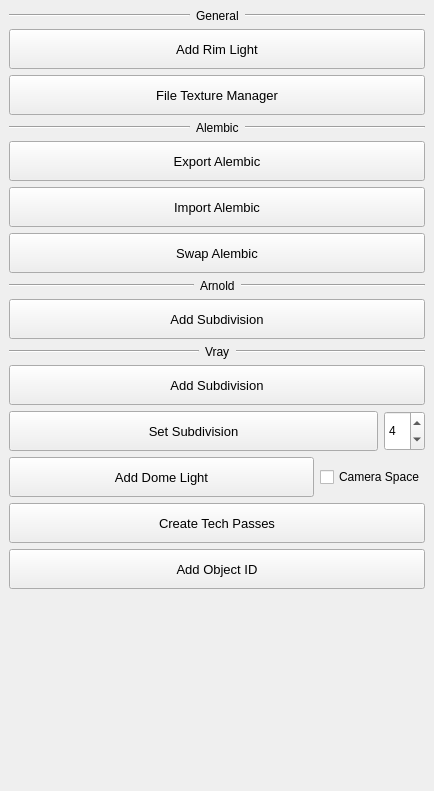
<?xml version="1.0" encoding="UTF-8"?>
<ui version="4.0">
 <class>tappLighting_MainWindow</class>
 <widget class="QMainWindow" name="tappLighting_MainWindow">
  <property name="geometry">
   <rect>
    <x>0</x>
    <y>0</y>
    <width>434</width>
    <height>791</height>
   </rect>
  </property>
  <property name="windowTitle">
   <string>Tapp Lighting</string>
  </property>
  <widget class="QWidget" name="centralwidget">
   <layout class="QVBoxLayout" name="verticalLayout">
    <item>
     <layout class="QHBoxLayout" name="horizontalLayout_6">
      <item>
       <widget class="Line" name="line_3">
        <property name="sizePolicy">
         <sizepolicy hsizetype="Expanding" vsizetype="Fixed">
          <horstretch>0</horstretch>
          <verstretch>0</verstretch>
         </sizepolicy>
        </property>
        <property name="orientation">
         <enum>Qt::Horizontal</enum>
        </property>
       </widget>
      </item>
      <item>
       <widget class="QLabel" name="label_2">
        <property name="text">
         <string>General</string>
        </property>
        <property name="scaledContents">
         <bool>false</bool>
        </property>
       </widget>
      </item>
      <item>
       <widget class="Line" name="line_4">
        <property name="sizePolicy">
         <sizepolicy hsizetype="Expanding" vsizetype="Fixed">
          <horstretch>0</horstretch>
          <verstretch>0</verstretch>
         </sizepolicy>
        </property>
        <property name="orientation">
         <enum>Qt::Horizontal</enum>
        </property>
       </widget>
      </item>
     </layout>
    </item>
    <item>
     <widget class="QPushButton" name="addRimLight_pushButton">
      <property name="sizePolicy">
       <sizepolicy hsizetype="Expanding" vsizetype="Preferred">
        <horstretch>0</horstretch>
        <verstretch>0</verstretch>
       </sizepolicy>
      </property>
      <property name="minimumSize">
       <size>
        <width>0</width>
        <height>40</height>
       </size>
      </property>
      <property name="font">
       <font>
        <pointsize>10</pointsize>
        <weight>50</weight>
        <bold>false</bold>
       </font>
      </property>
      <property name="text">
       <string>Add Rim Light</string>
      </property>
     </widget>
    </item>
    <item>
     <widget class="QPushButton" name="fileTextureManager_pushButton">
      <property name="sizePolicy">
       <sizepolicy hsizetype="Expanding" vsizetype="Preferred">
        <horstretch>0</horstretch>
        <verstretch>0</verstretch>
       </sizepolicy>
      </property>
      <property name="minimumSize">
       <size>
        <width>0</width>
        <height>40</height>
       </size>
      </property>
      <property name="font">
       <font>
        <pointsize>10</pointsize>
        <weight>50</weight>
        <bold>false</bold>
       </font>
      </property>
      <property name="text">
       <string>File Texture Manager</string>
      </property>
     </widget>
    </item>
    <item>
     <layout class="QHBoxLayout" name="horizontalLayout_5">
      <item>
       <widget class="Line" name="line">
        <property name="sizePolicy">
         <sizepolicy hsizetype="Expanding" vsizetype="Fixed">
          <horstretch>0</horstretch>
          <verstretch>0</verstretch>
         </sizepolicy>
        </property>
        <property name="orientation">
         <enum>Qt::Horizontal</enum>
        </property>
       </widget>
      </item>
      <item>
       <widget class="QLabel" name="label">
        <property name="text">
         <string>Alembic</string>
        </property>
        <property name="scaledContents">
         <bool>false</bool>
        </property>
       </widget>
      </item>
      <item>
       <widget class="Line" name="line_2">
        <property name="sizePolicy">
         <sizepolicy hsizetype="Expanding" vsizetype="Fixed">
          <horstretch>0</horstretch>
          <verstretch>0</verstretch>
         </sizepolicy>
        </property>
        <property name="orientation">
         <enum>Qt::Horizontal</enum>
        </property>
       </widget>
      </item>
     </layout>
    </item>
    <item>
     <widget class="QPushButton" name="exportAlembic_pushButton">
      <property name="sizePolicy">
       <sizepolicy hsizetype="Expanding" vsizetype="Preferred">
        <horstretch>0</horstretch>
        <verstretch>0</verstretch>
       </sizepolicy>
      </property>
      <property name="minimumSize">
       <size>
        <width>0</width>
        <height>40</height>
       </size>
      </property>
      <property name="font">
       <font>
        <pointsize>10</pointsize>
        <weight>50</weight>
        <bold>false</bold>
       </font>
      </property>
      <property name="text">
       <string>Export Alembic</string>
      </property>
     </widget>
    </item>
    <item>
     <widget class="QPushButton" name="importAlembic_pushButton">
      <property name="sizePolicy">
       <sizepolicy hsizetype="Expanding" vsizetype="Preferred">
        <horstretch>0</horstretch>
        <verstretch>0</verstretch>
       </sizepolicy>
      </property>
      <property name="minimumSize">
       <size>
        <width>0</width>
        <height>40</height>
       </size>
      </property>
      <property name="font">
       <font>
        <pointsize>10</pointsize>
        <weight>50</weight>
        <bold>false</bold>
       </font>
      </property>
      <property name="text">
       <string>Import Alembic</string>
      </property>
     </widget>
    </item>
    <item>
     <widget class="QPushButton" name="swapAlembic_pushButton">
      <property name="sizePolicy">
       <sizepolicy hsizetype="Expanding" vsizetype="Preferred">
        <horstretch>0</horstretch>
        <verstretch>0</verstretch>
       </sizepolicy>
      </property>
      <property name="minimumSize">
       <size>
        <width>0</width>
        <height>40</height>
       </size>
      </property>
      <property name="font">
       <font>
        <pointsize>10</pointsize>
        <weight>50</weight>
        <bold>false</bold>
       </font>
      </property>
      <property name="text">
       <string>Swap Alembic</string>
      </property>
     </widget>
    </item>
    <item>
     <layout class="QHBoxLayout" name="horizontalLayout_8">
      <item>
       <widget class="Line" name="line_7">
        <property name="sizePolicy">
         <sizepolicy hsizetype="Expanding" vsizetype="Fixed">
          <horstretch>0</horstretch>
          <verstretch>0</verstretch>
         </sizepolicy>
        </property>
        <property name="orientation">
         <enum>Qt::Horizontal</enum>
        </property>
       </widget>
      </item>
      <item>
       <widget class="QLabel" name="label_4">
        <property name="text">
         <string>Arnold</string>
        </property>
        <property name="scaledContents">
         <bool>false</bool>
        </property>
       </widget>
      </item>
      <item>
       <widget class="Line" name="line_8">
        <property name="sizePolicy">
         <sizepolicy hsizetype="Expanding" vsizetype="Fixed">
          <horstretch>0</horstretch>
          <verstretch>0</verstretch>
         </sizepolicy>
        </property>
        <property name="orientation">
         <enum>Qt::Horizontal</enum>
        </property>
       </widget>
      </item>
     </layout>
    </item>
    <item>
     <widget class="QPushButton" name="arnold_addSubdivision_pushButton">
      <property name="sizePolicy">
       <sizepolicy hsizetype="Expanding" vsizetype="Preferred">
        <horstretch>0</horstretch>
        <verstretch>0</verstretch>
       </sizepolicy>
      </property>
      <property name="minimumSize">
       <size>
        <width>0</width>
        <height>40</height>
       </size>
      </property>
      <property name="font">
       <font>
        <pointsize>10</pointsize>
        <weight>50</weight>
        <bold>false</bold>
       </font>
      </property>
      <property name="text">
       <string>Add Subdivision</string>
      </property>
     </widget>
    </item>
    <item>
     <layout class="QHBoxLayout" name="horizontalLayout_7">
      <item>
       <widget class="Line" name="line_5">
        <property name="sizePolicy">
         <sizepolicy hsizetype="Expanding" vsizetype="Fixed">
          <horstretch>0</horstretch>
          <verstretch>0</verstretch>
         </sizepolicy>
        </property>
        <property name="orientation">
         <enum>Qt::Horizontal</enum>
        </property>
       </widget>
      </item>
      <item>
       <widget class="QLabel" name="label_3">
        <property name="text">
         <string>Vray</string>
        </property>
        <property name="scaledContents">
         <bool>false</bool>
        </property>
       </widget>
      </item>
      <item>
       <widget class="Line" name="line_6">
        <property name="sizePolicy">
         <sizepolicy hsizetype="Expanding" vsizetype="Fixed">
          <horstretch>0</horstretch>
          <verstretch>0</verstretch>
         </sizepolicy>
        </property>
        <property name="orientation">
         <enum>Qt::Horizontal</enum>
        </property>
       </widget>
      </item>
     </layout>
    </item>
    <item>
     <widget class="QPushButton" name="addSubdivision_pushButton">
      <property name="sizePolicy">
       <sizepolicy hsizetype="Expanding" vsizetype="Preferred">
        <horstretch>0</horstretch>
        <verstretch>0</verstretch>
       </sizepolicy>
      </property>
      <property name="minimumSize">
       <size>
        <width>0</width>
        <height>40</height>
       </size>
      </property>
      <property name="font">
       <font>
        <pointsize>10</pointsize>
        <weight>50</weight>
        <bold>false</bold>
       </font>
      </property>
      <property name="text">
       <string>Add Subdivision</string>
      </property>
     </widget>
    </item>
    <item>
     <layout class="QHBoxLayout" name="horizontalLayout">
      <item>
       <widget class="QPushButton" name="setSubdivision_pushButton">
        <property name="sizePolicy">
         <sizepolicy hsizetype="Expanding" vsizetype="Preferred">
          <horstretch>0</horstretch>
          <verstretch>0</verstretch>
         </sizepolicy>
        </property>
        <property name="minimumSize">
         <size>
          <width>0</width>
          <height>40</height>
         </size>
        </property>
        <property name="font">
         <font>
          <pointsize>10</pointsize>
          <weight>50</weight>
          <bold>false</bold>
         </font>
        </property>
        <property name="text">
         <string>Set Subdivision</string>
        </property>
       </widget>
      </item>
      <item>
       <widget class="QSpinBox" name="subdivision_spinBox">
        <property name="sizePolicy">
         <sizepolicy hsizetype="Minimum" vsizetype="Preferred">
          <horstretch>0</horstretch>
          <verstretch>0</verstretch>
         </sizepolicy>
        </property>
        <property name="value">
         <number>4</number>
        </property>
       </widget>
      </item>
     </layout>
    </item>
    <item>
     <layout class="QHBoxLayout" name="horizontalLayout_2">
      <item>
       <widget class="QPushButton" name="addDomeLight_pushButton">
        <property name="sizePolicy">
         <sizepolicy hsizetype="Expanding" vsizetype="Preferred">
          <horstretch>0</horstretch>
          <verstretch>0</verstretch>
         </sizepolicy>
        </property>
        <property name="minimumSize">
         <size>
          <width>0</width>
          <height>40</height>
         </size>
        </property>
        <property name="font">
         <font>
          <pointsize>10</pointsize>
          <weight>50</weight>
          <bold>false</bold>
         </font>
        </property>
        <property name="text">
         <string>Add Dome Light</string>
        </property>
       </widget>
      </item>
      <item>
       <widget class="QCheckBox" name="domeLightCameraSpace_checkBox">
        <property name="sizePolicy">
         <sizepolicy hsizetype="Minimum" vsizetype="Preferred">
          <horstretch>0</horstretch>
          <verstretch>0</verstretch>
         </sizepolicy>
        </property>
        <property name="text">
         <string>Camera Space</string>
        </property>
       </widget>
      </item>
     </layout>
    </item>
    <item>
     <widget class="QPushButton" name="createTechPasses_pushButton">
      <property name="sizePolicy">
       <sizepolicy hsizetype="Expanding" vsizetype="Preferred">
        <horstretch>0</horstretch>
        <verstretch>0</verstretch>
       </sizepolicy>
      </property>
      <property name="minimumSize">
       <size>
        <width>0</width>
        <height>40</height>
       </size>
      </property>
      <property name="font">
       <font>
        <pointsize>10</pointsize>
        <weight>50</weight>
        <bold>false</bold>
       </font>
      </property>
      <property name="text">
       <string>Create Tech Passes</string>
      </property>
     </widget>
    </item>
    <item>
     <widget class="QPushButton" name="addObjectID_pushButton">
      <property name="sizePolicy">
       <sizepolicy hsizetype="Expanding" vsizetype="Preferred">
        <horstretch>0</horstretch>
        <verstretch>0</verstretch>
       </sizepolicy>
      </property>
      <property name="minimumSize">
       <size>
        <width>0</width>
        <height>40</height>
       </size>
      </property>
      <property name="font">
       <font>
        <pointsize>10</pointsize>
        <weight>50</weight>
        <bold>false</bold>
       </font>
      </property>
      <property name="text">
       <string>Add Object ID</string>
      </property>
     </widget>
    </item>
    <item>
     <spacer name="verticalSpacer">
      <property name="orientation">
       <enum>Qt::Vertical</enum>
      </property>
      <property name="sizeHint" stdset="0">
       <size>
        <width>20</width>
        <height>40</height>
       </size>
      </property>
     </spacer>
    </item>
   </layout>
  </widget>
 </widget>
 <resources/>
 <connections/>
</ui>
